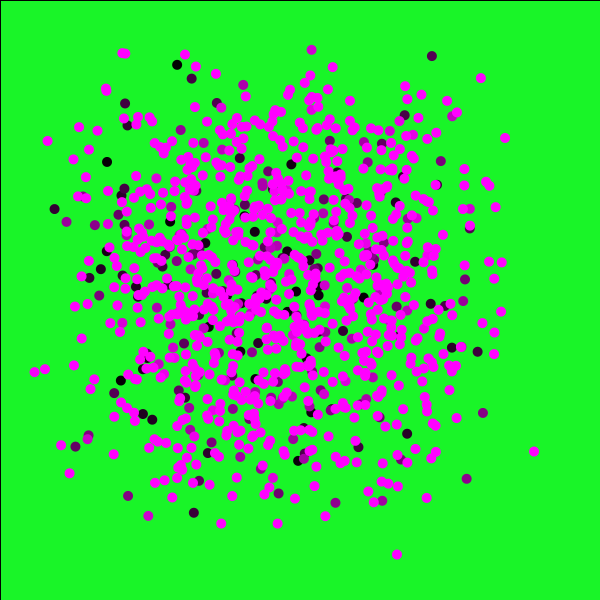
Frame 1 (no input)
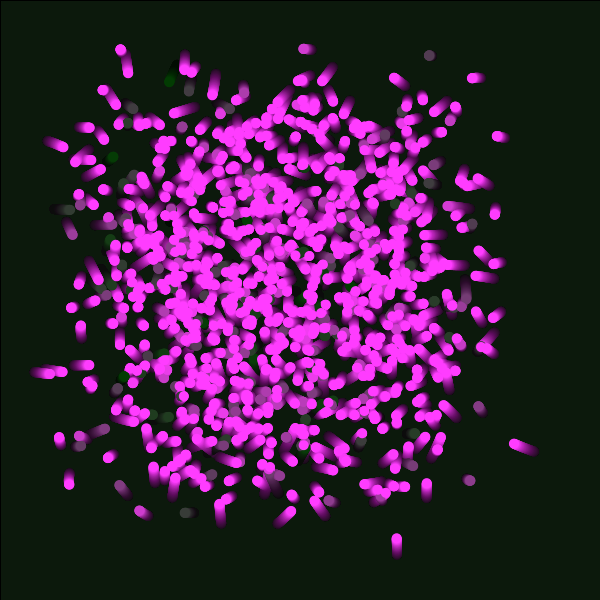
Frame 60 (the mouse pressed at the canvas centre just before this capture)
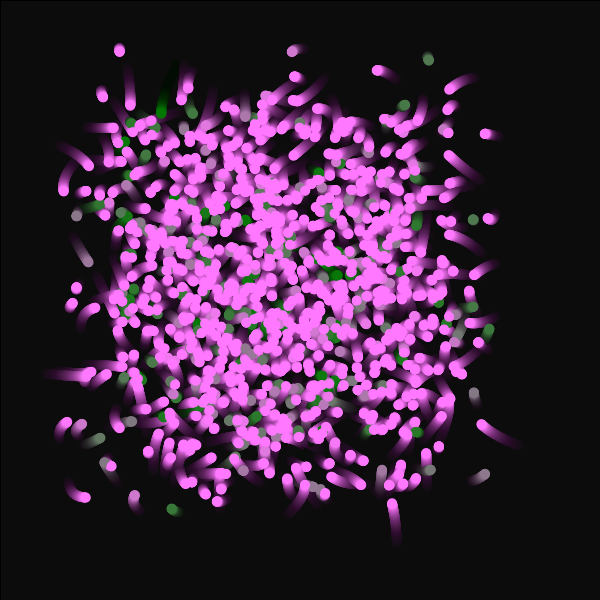
Frame 120 (the mouse held since frame 60 and released just before this capture)

The Processing sketch that drew these frames (run headless with seeded random() and noise(); from frame 60 on, the mouse is pressed at the canvas centre):

// Processing sketch: magicworms
// ── magicworms.pde
void setup(){
 size(600,600);
 background(26,255,42);
}
void draw(){
  makeMagical();
  for(int i = 0; i<1000;i++){
      fill(i,frameCount,i);
    ellipse(getWormX(i),getWormY(i),10,10);
  }
}
float frequency = .001;
float noiseInterval = 5;

void makeMagical() {
     fill( 0, 0, 0, 10 );
     rect(0, 0, width, height);
     noStroke();
}

float getWormX(int i) {
     return map(noise(i*noiseInterval + frameCount * frequency), 0, 1, 0, width);
}

float getWormY(int i) {
     return map(noise(i*noiseInterval+1 + frameCount * frequency), 0, 1, 0, height);
}
